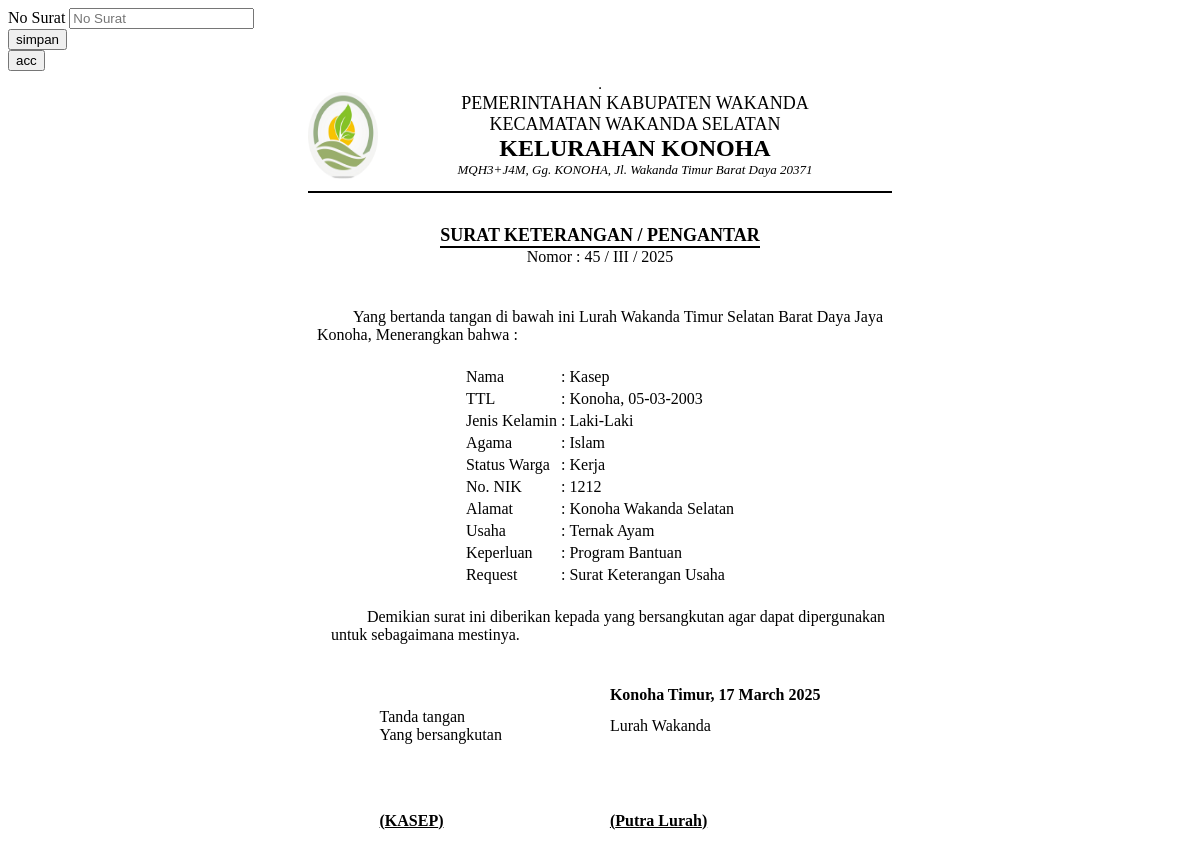
/demo1/view_sku.php?id_request_sku=10, run on the app's committed database.
### tables this page shows
CREATE TABLE `data_request_sku` (
  `id_request_sku` int(11) NOT NULL,
  `nik` varchar(16) NOT NULL,
  `tanggal_request` timestamp NOT NULL DEFAULT CURRENT_TIMESTAMP,
  `scan_ktp` text NOT NULL,
  `scan_kk` text NOT NULL,
  `usaha` varchar(30) NOT NULL,
  `keperluan` varchar(30) NOT NULL,
  `keterangan` varchar(50) NOT NULL DEFAULT 'Data sedang diperiksa oleh Staf',
  `request` varchar(20) NOT NULL DEFAULT 'USAHA',
  `status` int(11) NOT NULL DEFAULT '0',
  `acc` date NOT NULL,
  `no_surat` varchar(10) NOT NULL
);

CREATE TABLE `data_user` (
  `nik` varchar(16) NOT NULL,
  `password` varchar(225) NOT NULL,
  `hak_akses` varchar(225) NOT NULL,
  `nama` varchar(30) NOT NULL,
  `tanggal_lahir` date NOT NULL,
  `tempat_lahir` varchar(30) NOT NULL,
  `jekel` varchar(20) NOT NULL,
  `agama` varchar(20) NOT NULL,
  `alamat` text NOT NULL,
  `telepon` varchar(13) NOT NULL,
  `status_warga` varchar(30) NOT NULL
);

### demo1/view_sku.php (the view, shortened to what this page needs)
<?php include '../konek.php'; ?>
<link href="css/sweetalert.css" rel="stylesheet" type="text/css">
<?php
if (isset($_GET['id_request_sku'])) {
    $id = $_GET['id_request_sku'];
    $sql = "SELECT * FROM data_request_sku natural join data_user WHERE id_request_sku='$id'";
    $query = mysqli_query($konek, $sql);
    $data = mysqli_fetch_array($query, MYSQLI_BOTH);
    $nik = $data['nik'];
    $nama = $data['nama'];
    $tempat = $data['tempat_lahir'];
    $tgl = $data['tanggal_lahir'];
    $tgl2 = $data['tanggal_request'];
    $format1 = date('Y', strtotime($tgl2));
    $format2 = date('d-m-Y', strtotime($tgl));
    $format4 = date('m', strtotime($tgl2));
    $agama = $data['agama'];
    $jekel = $data['jekel'];
    $nama = $data['nama'];
    $alamat = $data['alamat'];
    $status_warga = $data['status_warga'];
    $keperluan = $data['keperluan'];
    $request = $data['request'];
    $usaha = $data['usaha'];
    $acc = $data['acc'];
    $no_surat = $data['no_surat'];
    if ($format4 == "1") {
        $romawi = "I";
    } elseif ($format4 == "2") {
        $romawi = "II";
    } elseif ($format4 == "3") {
        $romawi = "III";
    } elseif ($format4 == "4") {
        $romawi = "IV";
    } elseif ($format4 == "5") {
        $romawi = "V";
    } elseif ($format4 == "6") {
        $romawi = "VI";
    } elseif ($format4 == "7") {
        $romawi = "VII";
    } elseif ($format4 == "8") {
        $romawi = "VIII";
    } elseif ($format4 == "9") {
        $romawi = "IX";
    } elseif ($format4 == "10") {
        $romawi = "X";
    } elseif ($format4 == "11") {
        $romawi = "XII";
    } elseif ($format4 == "12") {
        $romawi = "XIII";
    }
    $format4 = date('d F Y', strtotime($acc));
    $wuery = mysqli_query($konek, "select * from data_user where hak_akses='Lurah'");
    $data_ = mysqli_fetch_array($wuery);
}
?>
<div class="page-inner mt--5">
    <div class="row mt--2">
        <div class="col-md-6">
            <div class="card full-height">
                <div class="card-body">
                    <div class="card-tools">
                        <form action="" method="POST">
                            <div class="form-group">
                                <label for="">No Surat</label>
                                <input type="number" name="no_surat" class="form-control" placeholder="No Surat">
                            </div>
                            <div class="form-group">
                                <input type="submit" name="ttd" value="simpan" class="btn btn-success btn-sm" required="">
                            </div>
                            <div class="form-group">
                                <input type="submit" name="acc" value="acc" class="btn btn-primary btn-sm">
                            </div>
                        </form>
                    </div>
                </div>
            </div>
        </div>
    </div>
    <div class="row">
        <div class="col-md-12">
            <div class="card">
                <div class="card-body">
                    <table border="1" align="center">
                        <table border="0" align="center">
                            <tr>
                                <td><img src="../main/img/logoku2.png" width="70" height="87" alt=""></td>
                                <td></td>
                                <td></td>
                                <td></td>
                                <td></td>
                                <td></td>
                                <td></td>
                                <td></td>
                                <td></td>
                                <td></td>
                                <td></td>
                                <td></td>
                                <td></td>
                                <td></td>
                                <td></td>
                                <td></td>
                                <td></td>
                                <td></td>
                                <td></td>
                                <td></td>
                                <td>
                <center>
                    <font size="4">PEMERINTAHAN KABUPATEN WAKANDA</font><br>
                    <font size="4">KECAMATAN WAKANDA SELATAN</font><br>
                    <font size="5"><b>KELURAHAN KONOHA</b></font><br>
                    <font size="2"><i>MQH3+J4M, Gg. KONOHA, Jl. Wakanda Timur Barat Daya 20371</i></font><br>
                </center>
                                </td>
                                <td></td>
                                <td></td>
                                <td></td>
                                <td></td>
                                <td></td>
                                <td></td>
                                <td></td>
                                <td></td>
                                <td></td>
                                <td></td>
                                <td></td>
                                <td></td>
                                <td></td>
                                <td></td>
                                <td></td>
                                <td></td>
                                <td></td>
                                <td></td>
                                <td></td>
                                <td></td>
                            </tr>
                            <tr>
                                <td colspan="45">
                                    <hr color="black">
                                </td>
                            </tr>
                        </table>
                        <br>
                        <table border="0" align="center">
                            <tr>
                                <td>
                                    <center>
                                        <font size="4"><b>SURAT KETERANGAN / PENGANTAR</b></font><br>
                                        <hr style="margin:0px" color="black">
                                        <span>Nomor : <?= $no_surat; ?> / <?= $romawi; ?> / <?= $format1; ?></span>
                                    </center>
                                </td>
                            </tr>
                        </table>
                        <br>
                        <br>
                        <table border="0" align="center">
                            <tr>
            <td>
                &nbsp;&nbsp;&nbsp;&nbsp;&nbsp;&nbsp;&nbsp;&nbsp;&nbsp;Yang bertanda tangan di bawah ini Lurah Wakanda Timur Selatan Barat Daya Jaya <br> Konoha, Menerangkan bahwa :
            </td
                            </tr>
                        </table>
                        <br>
                        <table border="0" align="center">
                            <tr>
                                <td>Nama</td>
                                <td>:</td>
                                <td><?php echo $nama; ?></td>
                            </tr>
                            <tr>
                                <td>TTL</td>
                                <td>:</td>
                                <td><?php echo $tempat . ", " . $format2; ?></td>
                            </tr>
                            <tr>
                                <td>Jenis Kelamin</td>
                                <td>:</td>
                                <td><?php echo $jekel; ?></td>
                            </tr>
                            <tr>
                                <td>Agama</td>
                                <td>:</td>
                                <td><?php echo $agama; ?></td>
                            </tr>
                            <tr>
                                <td>Status Warga</td>
                                <td>:</td>
                                <td><?php echo $status_warga; ?></td>
                            </tr>
                            <tr>
                                <td>No. NIK</td>
                                <td>:</td>
                                <td><?php echo $nik; ?></td>
                            </tr>
                            <tr>
                                <td>Alamat</td>
                                <td>:</td>
                                <td><?php echo $alamat; ?></td>
                            </tr>
                            <tr>
                                <td>Usaha</td>
                                <td>:</td>
                                <td><?php echo $usaha; ?></td>
                            </tr>
                            <tr>
                                <td>Keperluan</td>
                                <td>:</td>
                                <td><?php echo $keperluan; ?></td>
                            </tr>
                            <tr>
                                <td>Request</td>
                                <td>:</td>
                                <?php
                                if ($request == "USAHA") {
                                    $request = "Surat Keterangan Usaha";
                                }
                                ?>
                                <td><?php echo $request; ?></td>
                            </tr>
                        </table>
                        <br>
                        <table border="0" align="center">
                            <tr>
                                <td>
                                    &nbsp;&nbsp;&nbsp;&nbsp;&nbsp;&nbsp;&nbsp;&nbsp;&nbsp;&nbsp;&nbsp;&nbsp;&nbsp;Demikian surat ini diberikan kepada yang bersangkutan agar dapat dipergunakan<br>&nbsp;&nbsp;&nbsp;&nbsp;untuk sebagaimana mestinya.
                                </td>
                            </tr>
                        </table>
                        <br>
                        <br>
                        <table border="0" align="center">
        <tr>
            <th></th>
            <th width="100px"></th>
            <th>Konoha Timur, <?php echo $format4; ?></th>
        </tr>
        <tr>
            <td>Tanda tangan <br> Yang bersangkutan </td>
            <td></td>
            <td>Lurah Wakanda</td>
        </tr>
                            <tr>
                                <td rowspan="15"></td>
                                <td></td>
                                <td rowspan="15"></td>
                            </tr>
                            <tr>
                                <td></td>
                            </tr>
                            <tr>
                                <td></td>
                            </tr>
                            <tr>
                                <td></td>
                            </tr>
                            <tr>
                                <td></td>
                            </tr>
                            <tr>
                                <td></td>
                            </tr>
                            <tr>
                                <td></td>
                            </tr>
                            <tr>
                                <td></td>
                            </tr>
                            <tr>
                                <td></td>
                            </tr>
                            <tr>
                                <td></td>
                            </tr>
                            <tr>
                                <td></td>
                            </tr>
                            <tr>
                                <td></td>
                            </tr>
                            <tr>
                                <td></td>
                            </tr>
                            <tr>
                                <td></td>
                            </tr>
                            <tr>
                                <td></td>
                            </tr>
                            <tr>
                                <td></td>
                            </tr>
                            <tr>
                                <td><b style="text-transform:uppercase"><u>(<?php echo $nama; ?>)</u></b></td>
                                <td></td>
                                <td><b><u>(<?= $data_['nama']; ?>)</u></b></td>
                            </tr>
                        </table>
                    </table>
                </div>
            </div>
        </div>
    </div>
</div>

### data on the page
data_request_sku: no_surat "45", tanggal_request "III", tanggal_request "2025", nik.nama "Kasep", nik.tempat_lahir "Konoha", nik.tanggal_lahir "05-03-2003", nik.jekel "Laki-Laki", nik.agama "Islam", nik.status_warga "Kerja", nik "1212", nik.alamat "Konoha Wakanda Selatan", usaha "Ternak Ayam", keperluan "Program Bantuan", request "Surat Keterangan Usaha", acc "17 March 2025", nik.nama "KASEP"
data_user: nama "Putra Lurah"
